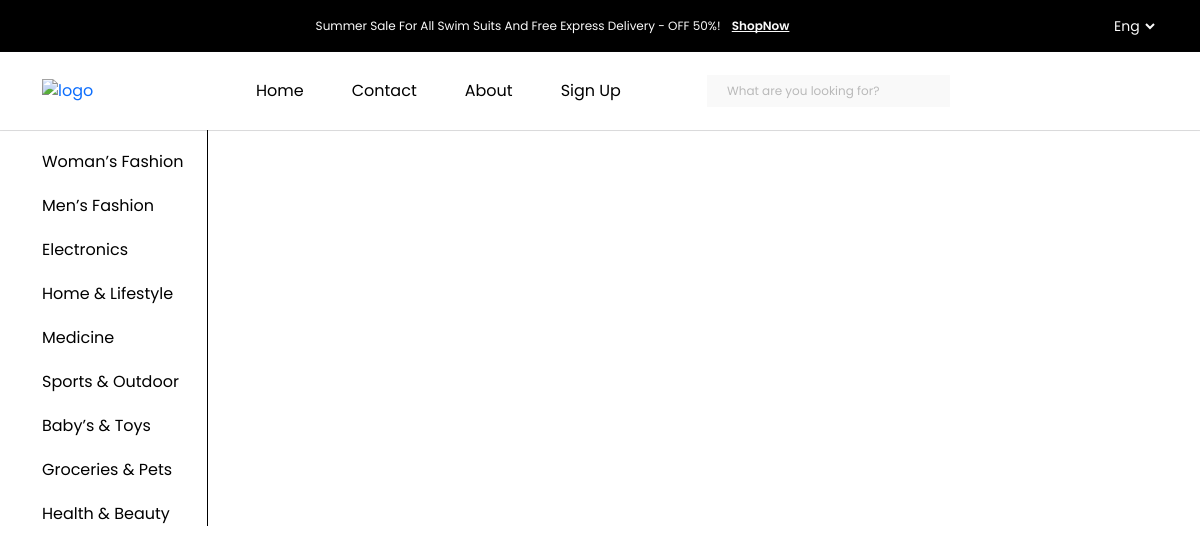
The page / on the database its author committed.
### tables this page shows
CREATE TABLE `editable_text` (
  `id` int(11) NOT NULL,
  `section` varchar(255) NOT NULL,
  `content` text NOT NULL
);

CREATE TABLE `categories` (
  `id` int(11) NOT NULL,
  `name` varchar(255) NOT NULL,
  `slug` varchar(255) NOT NULL,
  `parent_id` int(11) DEFAULT NULL,
  `created_at` timestamp NOT NULL DEFAULT current_timestamp()
);

### index.php (the view, shortened to what this page needs)
<?php
$pdo = new PDO('mysql:host=localhost;dbname=exclusive', 'root', '');
$categories = $pdo->query("SELECT * FROM categories WHERE parent_id IS NULL")->fetchAll(PDO::FETCH_ASSOC);
?>
<!DOCTYPE html>
<html lang="en">
<head>
   <?php require("links.php") ?>
</head>
<body>
   <?php
      require('header.php');
   ?>
   <main>
      <section id="topBanner">
         <div class="container">
            <div class="row">
               <div class="col-lg-2">
                  <div class="categories">
                     <ul>
                        <?php foreach ($categories as $category): ?>
                        <li class="category-container">
                           <a href="#"><?php echo htmlspecialchars($category['name']); ?></a>
                        </li>
                        <br>
                        <?php endforeach; ?>
                     </ul>
                  </div>
               </div>
               <div class="col-lg-8">
               </div>
            </div>
         </div>
      </section>
   </main>
</body>
</html>

### header.php (shortened to what this page needs)
<!DOCTYPE html>
<html lang="en">
<head>
   <?php require("links.php") ?>
</head>
<body>
   <header>
      <?php
$stmt = $pdo->prepare("SELECT content FROM editable_text WHERE section = ?");
$stmt->execute(['topBar']);
$editableText = $stmt->fetchColumn();
?>
<section id="topBar">
    <div class="container">
        <div class="row align-items-center">
            <div class="col-lg-11 col-12 text-center">
                <p>
                    <?php echo $editableText; ?>
                </p>
            </div>
            <div class="col-lg-1 text-end d-none d-lg-block">
                <select name="#" id="#">
                    <option value="Eng">Eng</option>
                </select>
            </div>
        </div>
    </div>
</section>
      <section id="navBar" class="d-none d-lg-block">
         <nav>
            <div class="container">
               <div class="row align-items-center">
                  <div class="col-lg-2">
                     <a href="index.php"><img src="./img/logo.png" alt="logo" /></a>
                  </div>
                  <div class="col-lg-5 menu">
                     <ul>
                        <li><a href="index.php">Home</a></li>
                        <li><a href="contact.php">Contact</a></li>
                        <li><a href="about.php">About</a></li>
                        <li><a href="signUp.php">Sign Up</a></li>
                     </ul>
                  </div>
                  <div class="col-lg-5 d-flex">
                     <div class="searchBox">
                        <form action="search.php" method="GET">
                           <input type="search" name="query" placeholder="What are you looking for?" />
                           <button type="submit">
                           </button>
                        </form>
                     </div>
                     <div class="quickLinks">
                        <a href="#">
                        </a>
                        <a href="cart.php">
                        </a>
                     </div>
                  </div>
               </div>
            </div>
      </section>
   </header>

### css/header.css (style rules this page uses)
* { box-sizing: border-box; font-family: var(--font-family); }
h1, h2, h3, h4, h5, h6, p, a, span, ul, ol { margin: 0; padding: 0; }
a { text-decoration: none; }
ul, ol { list-style: none; }
html, body { scroll-behavior: smooth; }
:root { --primary: #fff; --primary1: #363738; --secondary: #f5f5f5; --secondary1: #fefaf1; --bg: #fff; --text: #fafafa; --text1: #7d8184; --text2: #000; --button: #000; --secondary-2: #db4444; --button1: #0f6; --button2: #db4444; --hover-button: #e07575; --hover-button: #a0bce0; --300-1px: rgba(0, 0, 0, 0.3); --font-family: 'Poppins', sans-serif; --second-family: 'Inter', sans-serif; }
#topBar { background: var(--text2); padding: 14px 0; }
#topBar p { font-weight: 400; font-size: 14px; color: var(--text); }
#topBar p a { font-weight: 600; font-size: 14px; text-decoration: underline; text-decoration-skip-ink: none; color: var(--text); margin-left: 8px; }
#topBar select { background: transparent; border: none; outline: none; font-family: var(--font-family); font-weight: 400; font-size: 14px; color: var(--text); cursor: pointer; }
#topBar select option { color: #fff; background: #000; border: none; outline: none; }
#navBar { padding: 23px 0; box-shadow: rgba(0, 0, 0, 0.02) 0px 1px 3px 0px, rgba(27, 31, 35, 0.15) 0px 0px 0px 1px; }
#navBar .menu ul { display: flex; }
#navBar .menu ul li { margin: 0 24px; }
#navBar .menu ul li a { font-weight: 400; font-size: 16px; text-align: center; color: var(--text2); position: relative; }
#navBar .menu ul li a::before { content: ''; width: 0%; position: absolute; height: 2px; background: #000; bottom: -2px; visibility: hidden; left: 0; transition: 0.3s ease; }
#navBar .searchBox { position: relative; }
#navBar .searchBox input { padding: 7px 12px 7px 20px; font-family: var(--font-family); font-weight: 400; opacity: 0.5; font-size: 12px; color: var(--text2); width: 15.188rem; height: 2rem; border: none; outline: none; background: var(--secondary); }
#navBar .searchBox button { background: transparent; border: none; outline: none; }
#navBar .quickLinks { margin-left: 24px; }

### css/style.css (style rules this page uses)
* { box-sizing: border-box; font-family: var(--font-family); }
h1, h2, h3, h4, h5, h6, p, a, span, ul, ol { margin: 0; padding: 0; }
a { text-decoration: none; }
ul, ol { list-style: none; }
html, body { scroll-behavior: smooth; }
:root { --primary: #fff; --primary1: #363738; --secondary: #f5f5f5; --secondary1: #fefaf1; --bg: #fff; --text: #fafafa; --text1: #7d8184; --text2: #000; --button: #000; --secondary-2: #db4444; --button1: #0f6; --button2: #db4444; --hover-button: #e07575; --hover-button: #a0bce0; --300-1px: rgba(0, 0, 0, 0.3); }
.category-container { position: relative; }
.categories { border-right: 1px solid var(--text2); }
.category-container { display: inline-block; margin-top: 20px; }
.categories li a { color: #000; font-size: 16px; }

### css/responsive.css (style rules this page uses)
#topBar p { font-size: 12px; }
#topBar p a { font-size: 12px; }

### rows shown on the page
editable_text: content "Summer Sale For All Swim Suits And Free Express Delivery - OFF 50%! ShopNow"
categories: name "Woman’s Fashion"
categories: name "Men’s Fashion"
categories: name "Electronics"
categories: name "Home & Lifestyle"
categories: name "Medicine"
categories: name "Sports & Outdoor"
categories: name "Baby’s & Toys"
categories: name "Groceries & Pets"
categories: name "Health & Beauty"
